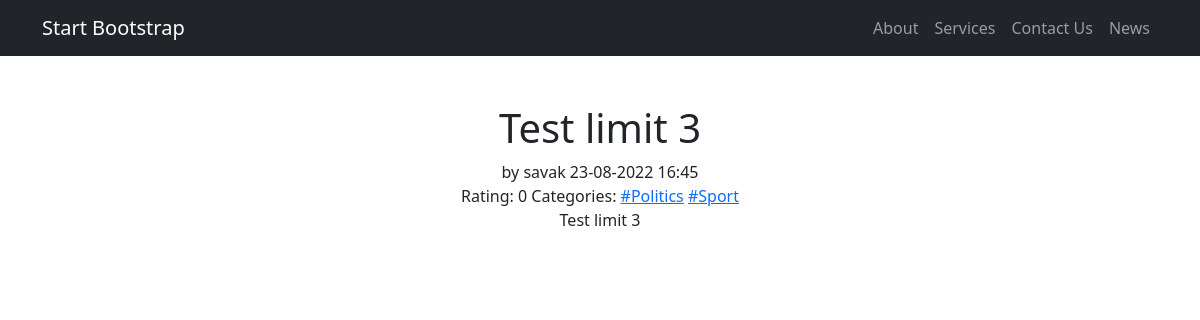
Page /news/70 on the committed database.
### news/models.py (models this page shows, shortened)
class Post(models.Model):
    author = models.ForeignKey(Author, on_delete=models.CASCADE)
    NEWS = 'NW'
    ARTICLE = 'AR'
    TYPE_CHOICES = [
        (NEWS, 'news'),
        (ARTICLE, 'article')
    ]
    type = models.CharField(max_length=2, choices=TYPE_CHOICES, default=NEWS)
    date = models.DateTimeField(auto_now_add=True)
    category = models.ManyToManyField(Category, through='PostCategory')
    title = models.CharField(max_length=150)
    content = models.TextField()
    rating = models.IntegerField(default=0)

class Author(models.Model):
    user = models.OneToOneField(User, on_delete=models.CASCADE)
    rating = models.IntegerField(default=0)

class Category(models.Model):
    name = models.CharField(max_length=100, unique=True)
    subscribers = models.ManyToManyField(User, blank=True)

### news/views.py (the view)
# urls.py: path('<int:pk>', NewsDetail.as_view(), name='news_detail'),
class NewsDetail(DetailView):
    template_name = 'news/news_detail.html'
    queryset = Post.objects.filter(type='NW')
    def get_object(self, *args, **kwargs):
        obj = cache.get(f'product-{self.kwargs["pk"]}', None)
        if not obj:
            obj = super().get_object(queryset=self.queryset)
            cache.set(f'product-{self.kwargs["pk"]}', obj)
        return obj

### news/templatetags/custom_filters.py (called while the page is built)
@register.filter(name='censor')
def censor(value):
    if isinstance(value, str):
        list_of_stop_words = ["profanity", "curse", "ругательство", "мат"]
        split_str = value.split()
        filtered_str = ' '.join((filter(lambda s: s not in list_of_stop_words, split_str)))
        return str(filtered_str)
    else:
        raise ValueError(f'Нельзя применить цензуру к данному типу: {type(value)}')

### templates/news/news_detail.html (shortened to what this page needs)
{% extends 'flatpages/default.html' %}
{% load custom_filters %}.
{% block content %}
<h1>{{object.title|censor}}</h1>
by {{object.author.user.get_username}}
{{object.date|date:'d-m-Y H:i'}}
<br> Rating: {{object.rating}}
Categories:
{% for category in object.category.values %}
    <a href="{% url 'news_category' category.id %}"> #{{category.name}}</a>
{% endfor %}
<p>{{object.content|censor}}</p>
{% endblock content %}

### rows in the picture
Post: title|censor "Test limit 3", author.user.get_username "savak", date "23-08-2022 16:45", rating "0", content|censor "Test limit 3"
Category: name "Politics"
Category: name "Sport"
